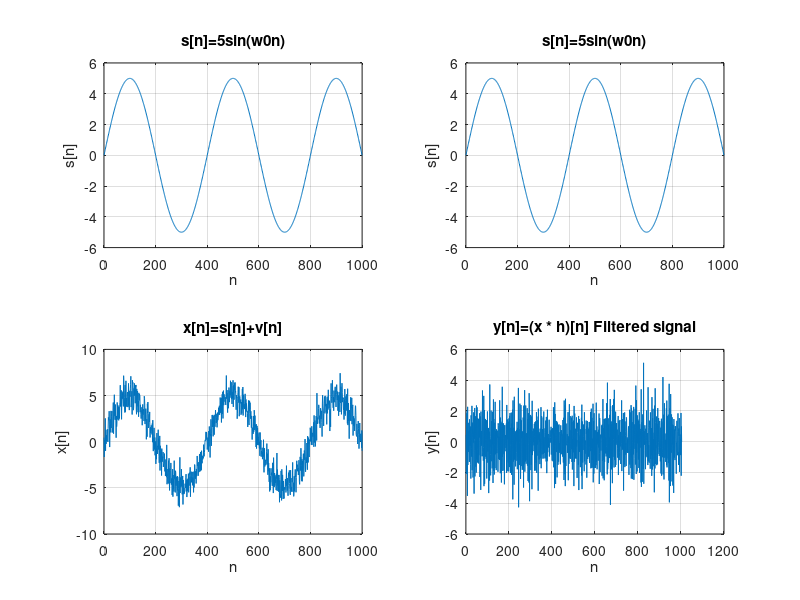

Reproduce this figure in MATLAB. (Note: this script raises an error after producing the figure.)
%---------------------------M=5---------------------------
%--------------------------DTFT--------------------------------

w = -10:0.01:10;
N0 = 500;
n=0:1:1000;
w0=pi/200;
M=5;

sn=5*sin(w0*n);
vn=randn([1 length(n)]); %------Generating Gaussian noise-----
xn=sn+vn;
figure;
subplot(2,2,1);
plot(n,sn);
grid on;
title("s[n]=5sin(w0n)");
xlabel("n");
ylabel("s[n]");
subplot(2,2,3);
plot(n,xn);
grid on;
title("x[n]=s[n]+v[n]");
xlabel("n");
ylabel("x[n]");

%-----------Moving average filter------------------

hn=zeros(1,M);   %-------Impulse response for y[n]---------
hn(1)=1;
hn(2)=-1;
yn=conv(xn,hn,'full'); %---performing convolution for filter------

subplot(2,2,2);        
plot(n,sn);
grid on;
title("s[n]=5sin(w0n)");
xlabel("n");
ylabel("s[n]");
subplot(2,2,4);
plot(yn);
grid on;
title("y[n]=(x * h)[n] Filtered signal");
xlabel("n");
ylabel("y[n]");

sgtitle("M=5");

X1 = DT_Fourier(xn,N0,w); %---------Calling the function-----------
X2 = DT_Fourier(yn,N0,w); %---------Calling the function-----------

figure;
subplot(2,2,1); plot(n,xn);
grid on;
title("x[n]=s[n]+v[n]");
ylabel("x[n]");
xlabel("n");
subplot(2,2,3); plot(yn);
grid on;
title("y[n]=(x * h)[n] Filtered signal");
ylabel("y[n]");
xlabel("n");
subplot(2,2,2); plot(w,abs(X1));
grid on;
title("Noisy version DTFT");
ylabel("Magnitude Spectrum");
xlabel("w");
subplot(2,2,4); plot(w,abs(X2));
grid on;
title("Filtered version DTFT");
ylabel("Magnitude Spectrum");
xlabel("w");

sgtitle("Discrete time Fourier Transform(DTFT) M=5");


%--------------------------M=21-------------------------------
%--------------------------DTFT--------------------------------

w = -10:0.01:10;
N0 = 500;
n=0:1:1000;
w0=pi/200;
M=21;

sn=5*sin(w0*n);
vn=randn([1 length(n)]); %------Generating Gaussian noise-----
xn=sn+vn;
figure;
subplot(2,2,1);
plot(n,sn);
grid on;
title("s[n]=5sin(w0n)");
xlabel("n");
ylabel("s[n]");
subplot(2,2,3);
plot(n,xn);
grid on;
title("x[n]=s[n]+v[n]");
xlabel("n");
ylabel("x[n]");

%-----------Moving average filter------------------

hn=zeros(1,M);   %-------Impulse response for y[n]---------
hn(1)=1;
hn(2)=-1;
yn=conv(xn,hn,'full'); %---performing convolution for filter------

subplot(2,2,2);        
plot(n,sn);
grid on;
title("s[n]=5sin(w0n)");
xlabel("n");
ylabel("s[n]");
subplot(2,2,4);
plot(yn);
grid on;
title("y[n]=(x * h)[n] Filtered signal");
xlabel("n");
ylabel("y[n]");

sgtitle("M=21");

X1 = DT_Fourier(xn,N0,w); %---------Calling the function-----------
X2 = DT_Fourier(yn,N0,w); %---------Calling the function-----------

figure;
subplot(2,2,1); plot(n,xn);
grid on;
title("x[n]=s[n]+v[n]");
ylabel("x[n]");
xlabel("n");
subplot(2,2,3); plot(yn);
grid on;
title("y[n]=(x * h)[n] Filtered signal");
ylabel("y[n]");
xlabel("n");
subplot(2,2,2); plot(w,abs(X1));
grid on;
title("Noisy version DTFT");
ylabel("Magnitude Spectrum");
xlabel("w");
subplot(2,2,4); plot(w,abs(X2));
grid on;
title("Filtered version DTFT");
ylabel("Magnitude Spectrum");
xlabel("w");

sgtitle("Discrete time Fourier Transform(DTFT) M=21");

%--------------------------M=51--------------------------------
%--------------------------DTFT--------------------------------

w = -10:0.01:10;
N0 = 500;
n=0:1:1000;
w0=pi/200;
M=51;

sn=5*sin(w0*n);
vn=randn([1 length(n)]); %------Generating Gaussian noise-----
xn=sn+vn;
figure;
subplot(2,2,1);
plot(n,sn);
grid on;
title("s[n]=5sin(w0n)");
xlabel("n");
ylabel("s[n]");
subplot(2,2,3);
plot(n,xn);
grid on;
title("x[n]=s[n]+v[n]");
xlabel("n");
ylabel("x[n]");

%-----------Moving average filter------------------

hn=zeros(1,M);   %-------Impulse response for y[n]---------
hn(1)=1;
hn(2)=-1;
yn=conv(xn,hn,'full'); %---performing convolution for filter------

subplot(2,2,2);        
plot(n,sn);
grid on;
title("s[n]=5sin(w0n)");
xlabel("n");
ylabel("s[n]");
subplot(2,2,4);
plot(yn);
grid on;
title("y[n]=(x * h)[n] Filtered signal");
xlabel("n");
ylabel("y[n]");

sgtitle("M=51");

X1 = DT_Fourier(xn,N0,w); %---------Calling the function-----------
X2 = DT_Fourier(yn,N0,w); %---------Calling the function-----------

figure;
subplot(2,2,1); plot(n,xn);
grid on;
title("x[n]=s[n]+v[n]");
ylabel("x[n]");
xlabel("n");
subplot(2,2,3); plot(yn);
grid on;
title("y[n]=(x * h)[n] Filtered signal");
ylabel("y[n]");
xlabel("n");
subplot(2,2,2); plot(w,abs(X1));
grid on;
title("Noisy version DTFT");
ylabel("Magnitude Spectrum");
xlabel("w");
subplot(2,2,4); plot(w,abs(X2));
grid on;
title("Filtered version DTFT");
ylabel("Magnitude Spectrum");
xlabel("w");

sgtitle("Discrete time Fourier Transform(DTFT) M=51");










